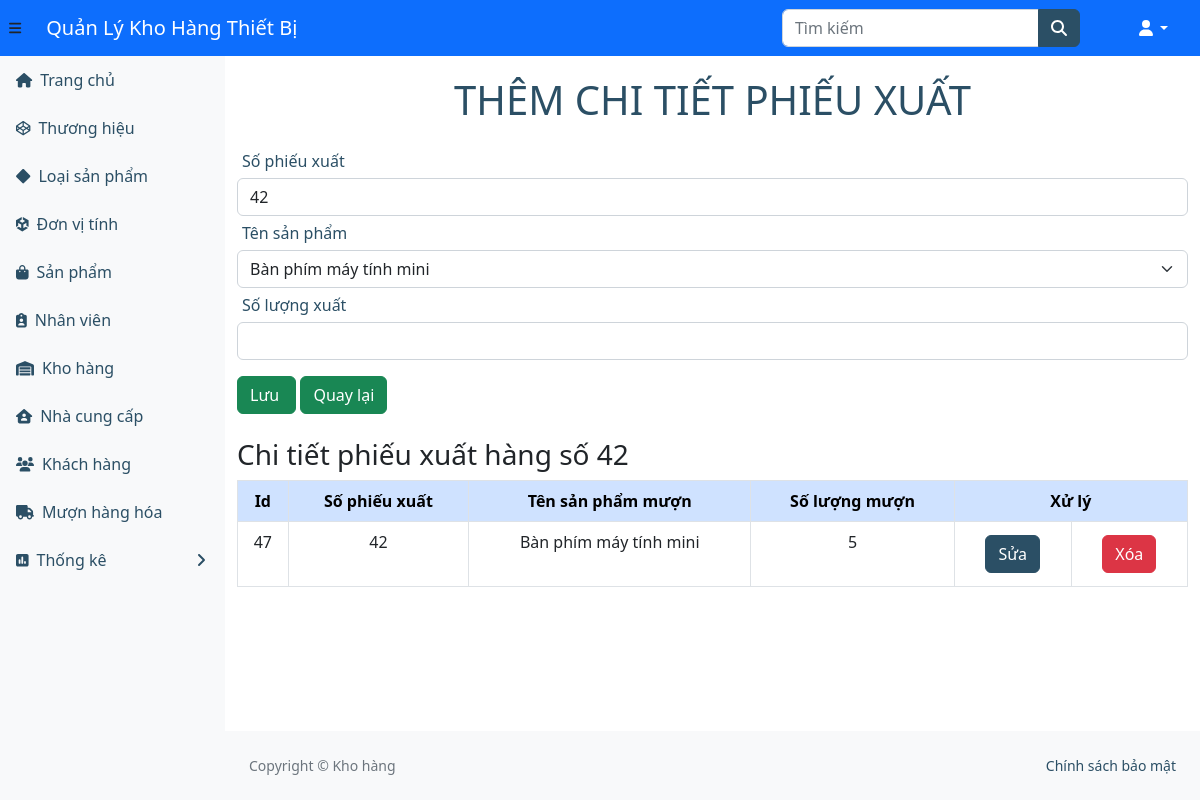
Screenshot of /ql-kho/chitietphieuxuat.php?mm=42 (signed in) with the database file from the repository.
### tables this page shows
CREATE TABLE `chitietphieuxuat` (
  `sophieuxuat` int(11) DEFAULT NULL,
  `soluongxuat` int(11) DEFAULT NULL,
  `masanpham` int(11) DEFAULT NULL,
  `ID` int(11) NOT NULL
);

CREATE TABLE `sanpham` (
  `masanpham` int(11) NOT NULL,
  `tensanpham` varchar(255) DEFAULT NULL,
  `mausac` varchar(255) DEFAULT NULL,
  `loaisanpham` int(11) DEFAULT NULL,
  `mathuonghieu` int(11) DEFAULT NULL,
  `kichthuoc` varchar(255) DEFAULT NULL,
  `hinhanh` varchar(255) DEFAULT NULL,
  `dongia` varchar(255) DEFAULT NULL,
  `donvitinh` int(11) DEFAULT NULL
);

### ql-kho/chitietphieuxuat.php (the view, shortened to what this page needs)
<?php
include_once("header.php");
$sophieuxuat = "";
if (isset($_GET['mm'])) {
    $sophieuxuat = $_GET['mm'];
}
?>
<h1 class="tieudeform">Thêm Chi tiết phiếu xuất</h1>
<form name="frmMon" action="xli_themchitietphieuxuat.php" method="post" enctype="multipart/form-data">
    <div class="form-group">
        <label>Số phiếu xuất</label>
        <input class="form-control" type="" name="txtsophieuxuat" readonly value="<?php echo $sophieuxuat; ?>">
    </div>
    <div class="form-group">
        <label>Tên sản phẩm</label>
        <select class="form-select" name="txtsanpham" required>
            <?php
            $query = "SELECT * FROM sanpham";
            $result = $conn->query($query);
            while ($row = mysqli_fetch_assoc($result)) {
                echo "<option value='" . $row['masanpham'] . "'>" . $row['tensanpham'] . "</option>";
            }
            ?>
        </select>
    </div>
    <div class="form-group">
        <label>Số lượng xuất</label>
        <input class="form-control" type="number" name="txtsoluongxuat" />
    </div>
    <input class="btn btn-success" type="submit" name="Themchitietphieuxuat" value="Lưu " />
    <a class='btn btn-success' href='phieuxuathang.php'>Quay lại</a><br><br>
</form>
<h3>Chi tiết phiếu xuất hàng số <span style="red"><?php echo $sophieuxuat; ?></span></h3>
<table class="table table-hover">
    <thead class="table-primary">
        <tr>
            <th>Id</th>
            <th>Số phiếu xuất</th>
            <th>Tên sản phẩm mượn</th>
            <th>Số lượng mượn</th>
            <th style="text-align:center" colspan="2">Xử lý</th>
        </tr>
    </thead>
    <?php
    $sql = "SELECT  * FROM chitietphieuxuat, sanpham, donvitinh  WHERE chitietphieuxuat.masanpham = sanpham.masanpham
                    AND sanpham.donvitinh = donvitinh.madonvitinh
             AND chitietphieuxuat.sophieuxuat = '$sophieuxuat' ORDER BY sophieuxuat";
    $kq = $conn->query($sql) or die("Không thể xem chi tiết phiếu nhập hàng");
    while ($row = mysqli_fetch_array($kq)) {
        echo ("<tr>");
        $id = $row["ID"];
        echo ("<td>" . $row["ID"] . "</td>");
        echo ("<td>" . $row["sophieuxuat"] . "</td>");
        echo ("<td>" . $row["tensanpham"] . "</td>");
        echo ("<td>" . $row["soluongxuat"] . "</td>");
        echo ("<td><a class='btn btn-primary' href='suachitietphieuxuat.php?id=$id'>Sửa</a></td>");
        echo ("<td>");
    ?>
        <a onclick="return confirm('Bạn có thật sự muốn xoá không')" class="btn btn-danger" href="xoachitietphieuxuat.php?id=<?php echo $id; ?>&spx=<?php echo $sophieuxuat; ?>">Xóa</a>
    <?php
        echo ("</td>");
        echo ("</tr>");
    }
    ?>
</table>
<?php
include("footer.php");
?>
</body>
</html>

### ql-kho/header.php (style rules this page uses)
h1.tieudeform { text-align: center; text-transform: uppercase; color: #2b4f65; margin: 20px; }
label { margin: 5px; color: #2b4f65; }
td, th { text-align: center; border: 1px solid #dee2e6; padding: 8px; }

### rows the page displays
chitietphieuxuat: ID "47", sophieuxuat "42", masanpham.tensanpham "Bàn phím máy tính mini", soluongxuat "5"

### other values shown
$sophieuxuat "42"
form field txtsanpham "Bàn phím máy tính mini"
